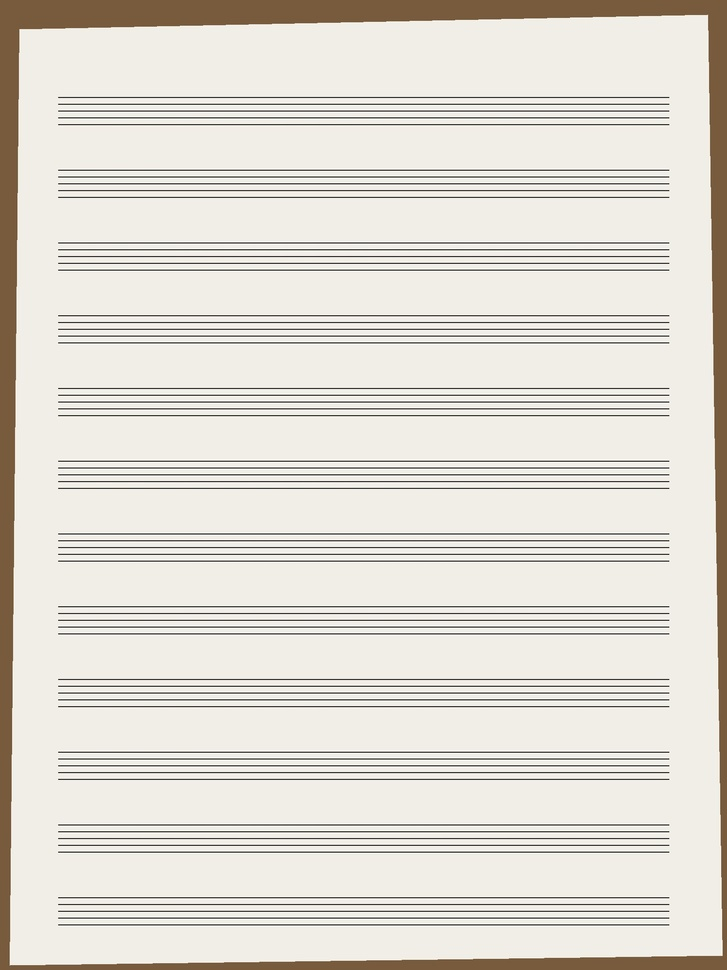
#> input picture fixtures/photo.jpg, 727 x 970 px, shrunk from 1500 x 2000 before the run
$ python staves.py ../fixtures/photo.jpg
#> lines starting #> are read from the running program, lines starting #| are printed output that depends on the picture; after the words box and inside, x2 and y2 are one past the last pixel; in counts of white or black regions, pixels touching at a corner belong together
# Find the staves (groups of 5 lines) on a page image: prints [top, bottom, spacing] for each.
import sys
from PIL import Image
import numpy as np
def staves(path, x0f=0.12, x1f=0.98):
#> called with path = '../fixtures/photo.jpg', x0f = 0.12, x1f = 0.98
    im = np.array(Image.open(path).convert('L')); H, W = im.shape
#> after `im = np.array(Image.open(path).convert('L'))`:
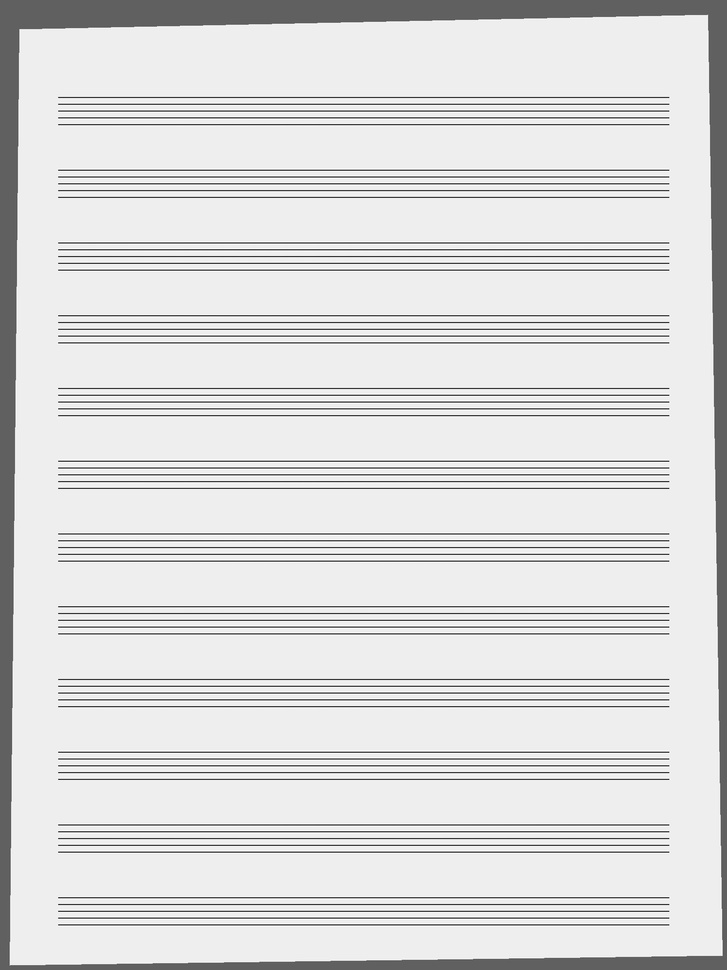
#> im: shape (970, 727); min 42, max 255, mean 217.9
#> after `H, W = im.shape`: H = 970; W = 727
    band = im[:, int(W * x0f):int(W * x1f)] < 140
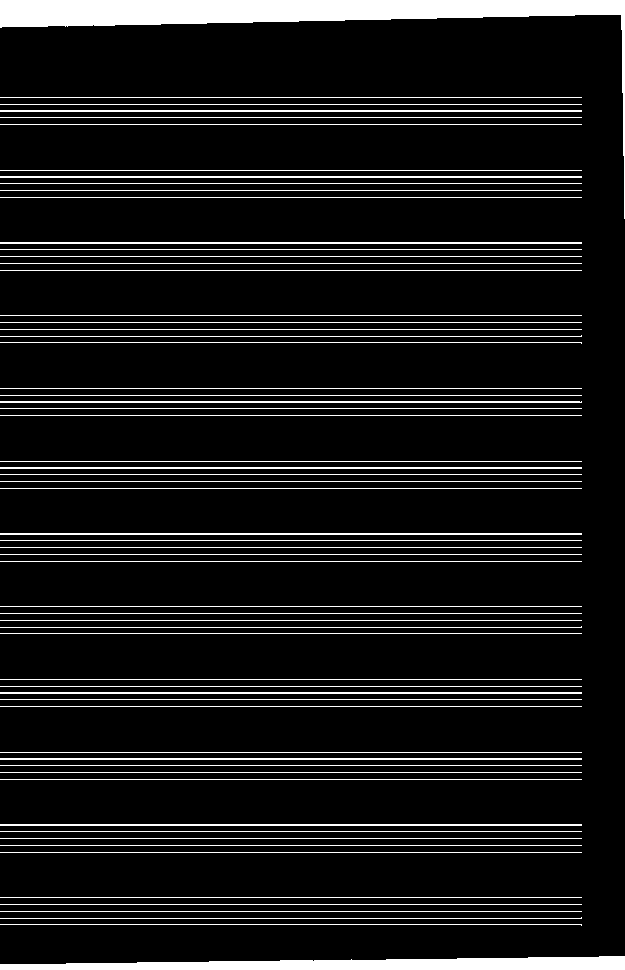
#> band: shape (970, 625) bool; 9.9% white; 62 white regions, largest, box (x1, y1, x2, y2) and area: (0, 0, 625, 219) 13659, (0, 956, 625, 970) 6088, (0, 110, 582, 112) 1164
    rows = band.mean(axis=1)
#> rows = 970 values, max 1 at index 0, min 0 at index 219, mean 0.0988
    lines = [y for y in range(H) if rows[y] > 0.45]
#> lines = 101 values from 0 to 969
    # merge adjacent rows into lines
    L = []
    for y in lines:
        if L and y - L[-1][-1] <= 2: L[-1].append(y)
        else: L.append([y])
#> this loop made 101 passes
#> y on passes 23 to 34: 97, 104, 110, 111, 117, 124, 170, 176, 177, 183, 190, 197
#> after the loop, L = 62 items, first 6: [0, 1, 2, 3, 4, 5, 6, 7, 8, 9, 10, 11, 12, 13, 14, 15, 16, 17, 18, 19, 20, 21], [97], [104], [110, 111], [117], [124]
    L = [sum(l) / len(l) for l in L]
#> L = 62 values from 10.5 to 964.5
    out = []; i = 0
    while i + 4 < len(L):
        g = L[i:i + 5]; d = [g[k + 1] - g[k] for k in range(4)]
        if max(d) - min(d) <= 3 and 6 < d[0] < 60: out.append((g[0], g[4], sum(d) / 4)); i += 5
        else: i += 1
#> this loop made 13 passes
#> (g, d, i) on passes 1 to 12: ([10.5, 97, 104, 110.5, 117], [86.5, 7, 6.5, 6.5], 1), ([97, 104, 110.5, 117, 124], [7, 6.5, 6.5, 7], 6), ([170, 176.5, 183, 190, 197], [6.5, 6.5, 7, 7], 11), ([242.5, 249, 256, 263, 270], [6.5, 7, 7, 7], 16), ([315, 322, 329, 336, 342], [7, 7, 7, 6], 21), ([388, 395, 401.5, 408, 415], [7, 6.5, 6.5, 7], 26), ([461, 467.5, 474, 481, 488], [6.5, 6.5, 7, 7], 31), ([533.5, 540, 547, 554, 561], [6.5, 7, 7, 7], 36), ([606, 613, 620, 627, 633], [7, 7, 7, 6], 41), ([679, 686, 692.5, 699, 706], [7, 6.5, 6.5, 7], 46), ([752, 758.5, 765, 772, 779], [6.5, 6.5, 7, 7], 51), ([824.5, 831, 838, 845, 852], [6.5, 7, 7, 7], 56)
#> after the loop, i = 61; out = [(97, 124, 6.75), (170, 197, 6.75), (242.5, 270, 6.88), (315, 342, 6.75), (388, 415, 6.75), (461, 488, 6.75), (533.5, 561, 6.88), (606, 633, 6.75), (679, 706, 6.75), (752, 779, 6.75), (824.5, 852, 6.88), (897, 924, 6.75)]
    return out
if __name__ == '__main__':
    for s in staves(sys.argv[1]): print('%.0f %.0f %.1f' % s)
